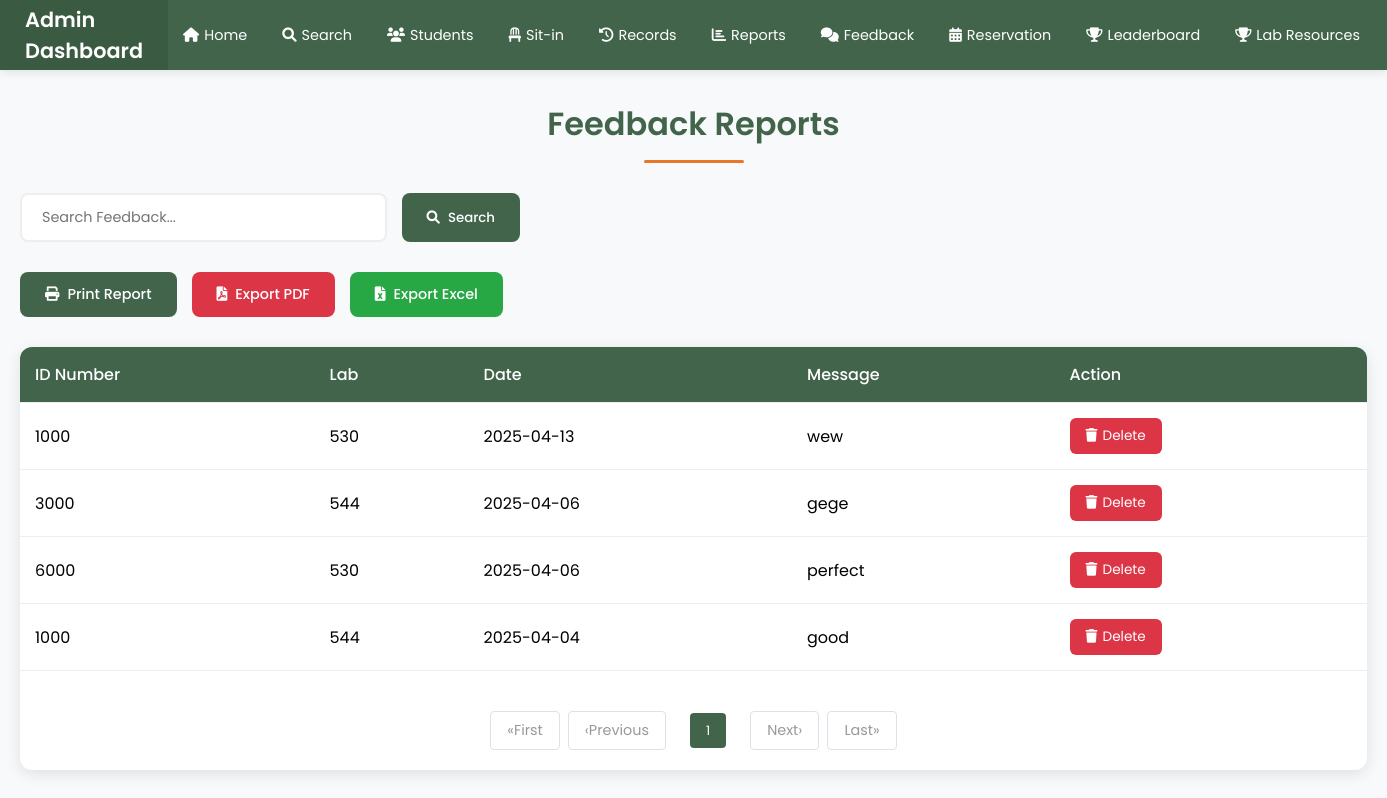
The page /feedback_report (signed in) on the database as committed earlier.
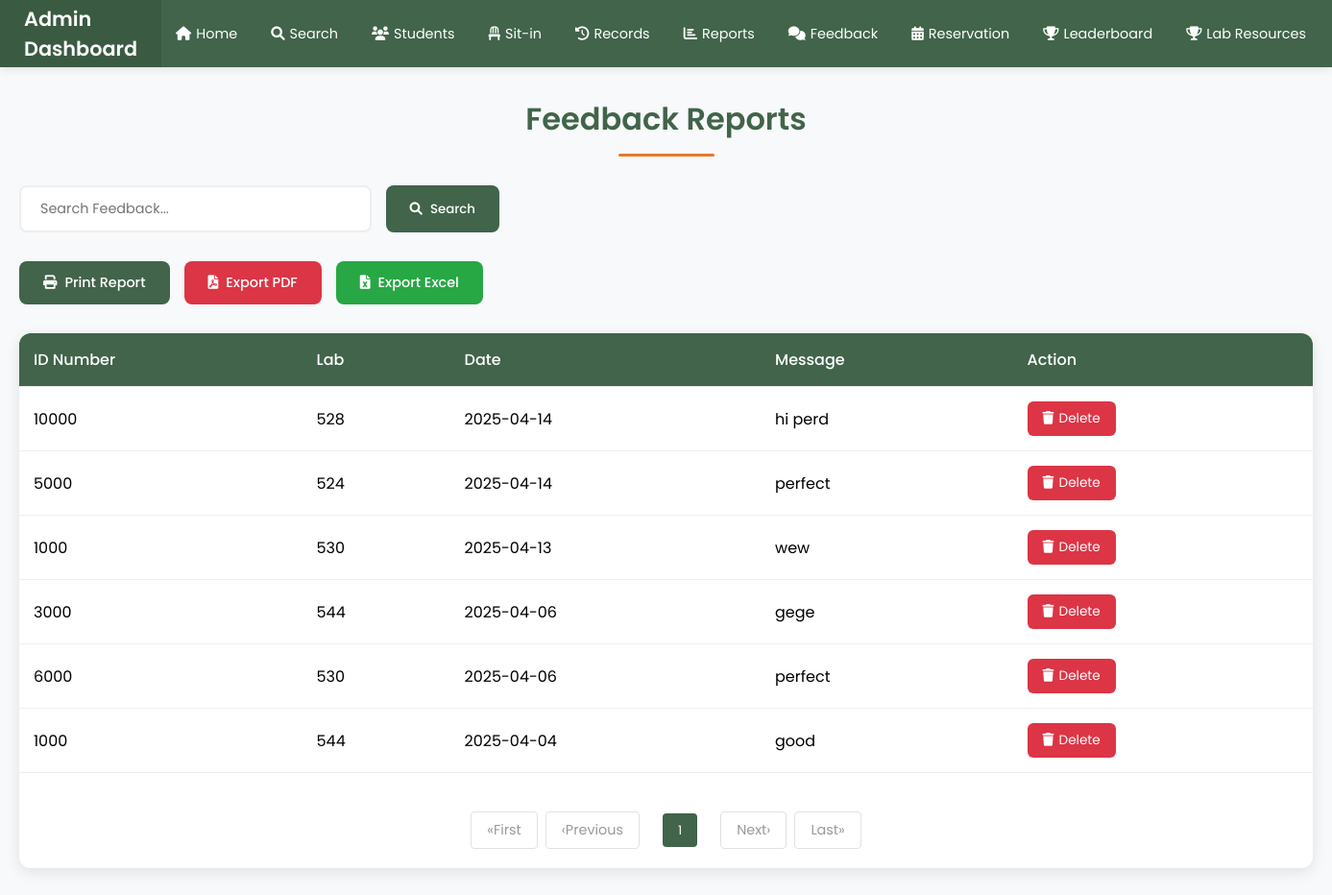
The same page on the database as committed later.
### tables this page shows
CREATE TABLE feedback (
            id INTEGER PRIMARY KEY AUTOINCREMENT,
            id_number TEXT NOT NULL,
            lab TEXT NOT NULL,
            feedback_text TEXT NOT NULL,
            submitted_on DATETIME NOT NULL,
            status TEXT DEFAULT 'pending',
            FOREIGN KEY (id_number) REFERENCES users(idno)
        );

### app.py (the view)
@app.route('/feedback_report')
def feedback_report():
    if 'admin_username' not in session:
        flash("Admin access required!", "danger")
        return redirect(url_for('admin_login'))
    conn = sqlite3.connect('users.db')
    cursor = conn.cursor()
    cursor.execute("""
        SELECT
            f.id,
            f.id_number,
            f.lab,
            f.submitted_on,
            f.feedback_text,
            COALESCE(f.status, 'pending') as status
        FROM feedback f
        ORDER BY f.submitted_on DESC
    """)
    feedbacks = cursor.fetchall()
    feedback_list = []
    for f in feedbacks:
        feedback_list.append({
            'id': f[0],
            'id_number': f[1],
            'lab': f[2] or 'Not specified',  # Provide default value if lab is NULL
            'date': f[3],
            'message': f[4],
            'status': f[5]
        })
    conn.close()
    return render_template('feedback_report.html', feedbacks=feedback_list)

### templates/feedback_report.html (shortened to what this page needs)
<!DOCTYPE html>
<html lang="en">
<head>
    <link rel="stylesheet" href="https://cdnjs.cloudflare.com/ajax/libs/font-awesome/6.0.0/css/all.min.css">
</head>
<body>
    <div class="navbar">
        <div class="logo">Admin Dashboard</div>
        <ul class="nav-links">
            <li><a href="{{ url_for('admin_dashboard') }}"><i class="fas fa-home"></i> Home</a></li>
            <li><a href="{{ url_for('search') }}"><i class="fas fa-search"></i> Search</a></li>
            <li><a href="{{ url_for('students') }}"><i class="fas fa-users"></i> Students</a></li>
            <li><a href="{{ url_for('current_sit_in') }}"><i class="fas fa-chair"></i> Sit-in</a></li>
            <li><a href="{{ url_for('sit_in_records') }}"><i class="fas fa-history"></i> Records</a></li>
            <li><a href="{{ url_for('sit_in_report') }}"><i class="fas fa-chart-bar"></i> Reports</a></li>
            <li><a href="{{ url_for('feedback_report') }}"><i class="fas fa-comments"></i> Feedback</a></li>
            <li><a href="{{ url_for('reservation') }}"><i class="fas fa-calendar-alt"></i> Reservation</a></li>
            <li><a href="{{ url_for('leaderboard') }}"><i class="fas fa-trophy"></i> Leaderboard</a></li>
            <li><a href="{{ url_for('admin_resources') }}"><i class="fas fa-trophy"></i>Lab Resources</a></li>
        </ul>
        <div class="logout-container">
        </div>
    </div>
    <div class="container">
        <h1 class="page-title">Feedback Reports</h1>
        <div class="search-box">
            <input type="text" id="feedback-search" placeholder="Search Feedback..." />
            <button onclick="searchFeedback()">
                <i class="fas fa-search"></i>
                Search
            </button>
        </div>
        <div class="export-buttons">
            <button class="export-btn print-btn" onclick="printReport()">
                <i class="fas fa-print"></i>
                Print Report
            </button>
            <button class="export-btn pdf-btn" onclick="exportToPDF()">
                <i class="fas fa-file-pdf"></i>
                Export PDF
            </button>
            <button class="export-btn excel-btn" onclick="exportToExcel()">
                <i class="fas fa-file-excel"></i>
                Export Excel
            </button>
        </div>
        <div class="table-container">
            <table>
                <thead>
                    <tr>
                        <th>ID Number</th>
                        <th>Lab</th>
                        <th>Date</th>
                        <th>Message</th>
                        <th>Action</th>
                    </tr>
                </thead>
                <tbody id="feedback-table">
                    {% for feedback in feedbacks %}
                    <tr data-feedback-id="{{ feedback.id }}" data-status="{{ feedback.status }}">
                        <td>{{ feedback.id_number }}</td>
                        <td>{{ feedback.lab }}</td>
                        <td>{{ feedback.date }}</td>
                        <td>{{ feedback.message }}</td>
                        <td>
                            <button class="delete-btn" onclick="deleteFeedback('{{ feedback.id }}')">
                                <i class="fas fa-trash"></i>
                                Delete
                            </button>
                        </td>
                    </tr>
                    {% endfor %}
                </tbody>
            </table>
            <div class="pagination">
                <span class="first" onclick="changePage(1)">First</span>
                <span class="prev" onclick="changePage(currentPage - 1)">Previous</span>
                <span id="page-numbers"></span>
                <span class="next" onclick="changePage(currentPage + 1)">Next</span>
                <span class="last" onclick="changePage(totalPages)">Last</span>
            </div>
        </div>
    </div>
</body>
</html>

Rows that differ between the two databases and show on the page:
added feedback: id_number "10000", lab "528", date "2025-04-14", message "hi perd"
added feedback: id_number "5000", lab "524", date "2025-04-14", message "perfect"
